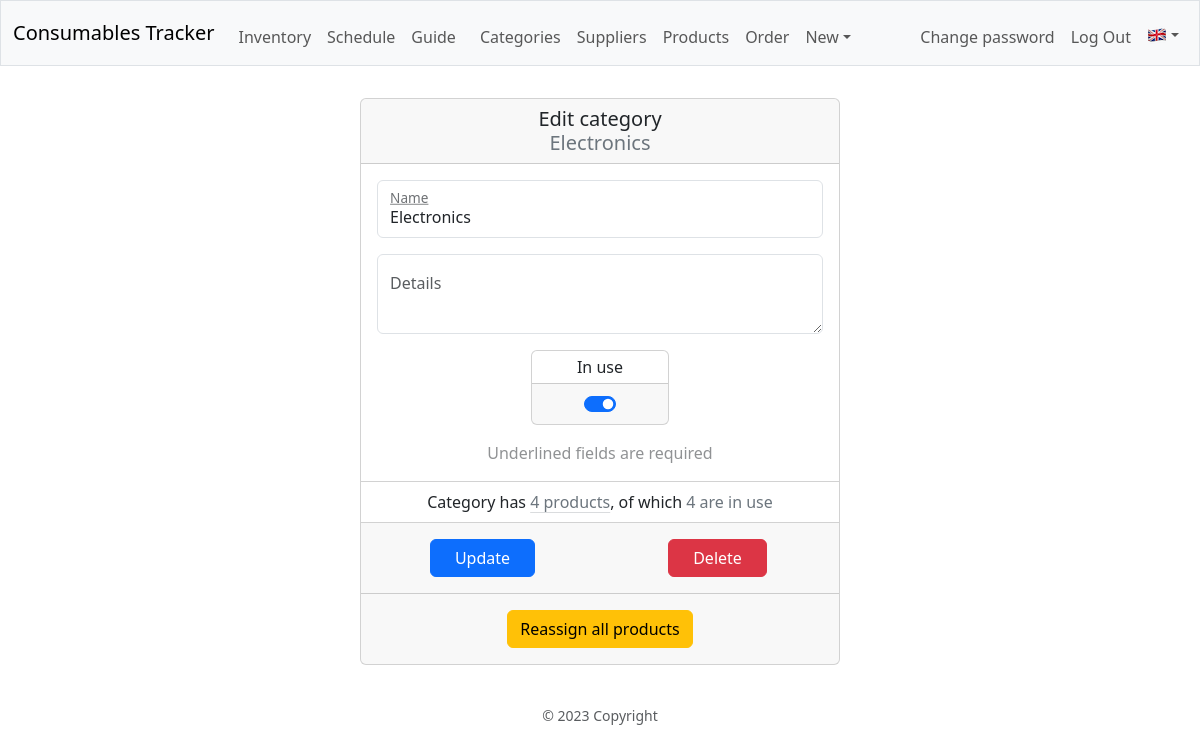
/category/edit/Electronics (signed in), run on the app's committed database.
### database.py (models this page shows, shortened)
class Base(MappedAsDataclass, DeclarativeBase):
    id: Mapped[int] = mapped_column(init=False, primary_key=True)

class Category(Base):
    name: Mapped[str] = mapped_column(unique=True)
    products: Mapped[List["Product"]] = relationship(
        default_factory=list, back_populates="category", repr=False)
    in_use: Mapped[bool] = mapped_column(default=True)
    details: Mapped[Optional[str]] = mapped_column(
        default="", repr=False)
    __table_args__ = (
        Index('idx_category_name', 'name'),
        Index('idx_category_in_use', 'in_use'),
    )
    @property
    def in_use_products(self) -> int:
        with dbSession() as db_session:
            return db_session.scalar(
                select(func.count(Product.id))
                .filter_by(category_id=self.id, in_use=True))
    @property
    def all_products(self) -> int:
        with dbSession() as db_session:
            return db_session.scalar(
                select(func.count(Product.id))
                .filter_by(category_id=self.id))

### blueprints/cat/cat.py (the view, shortened to what this page needs)
@cat_bp.route("/edit/<path:category>", methods=["GET", "POST"])
def edit_category(category):
    logger.info("Edit category '%s' page", category)
    edit_cat_form: EditCatForm = EditCatForm()
    with dbSession() as db_session:
        if (cat := db_session.scalar(
                select(Category)
                .filter_by(name=escape(category)))):
            edit_cat_form = EditCatForm(obj=cat)
        else:
            logger.debug("Category '%s' does not exist!", category)
            flash(**Message.Category.NotExists.flash(category))
            return redirect(url_for("cat.categories"))
    return render_template("cat/edit_category.html",
                           form=edit_cat_form,
                           Message=Message)

### blueprints/cat/cat.py
class EditCatForm(CreateCatForm):
    all_products = IntegerField()
    in_use_products = IntegerField()
    in_use = BooleanField(
        label=lazy_gettext("In use"),
        false_values = ("False", False, "false", ""),
        render_kw={
                "class": "form-check-input",
                "role": "switch",
                })
    submit = SubmitField(
        label=lazy_gettext("Update"),
        render_kw={"class": "btn btn-primary px-4"})
    delete = SubmitField(
        label=lazy_gettext("Delete"),
        render_kw={"class": "btn btn-danger"})
    reassign = SubmitField(
        label=lazy_gettext("Reassign all products"),
        render_kw={"class": "btn btn-warning"})

### app.py (called while the page is built)
def get_locale() -> Literal["ro", "en"]:
    if language := session.get("language"):
        return language
    if language := request.accept_languages.best_match(LANGUAGES):
        logger.info("Got locale language '%s'", language)
    else:
        logger.warning("Could not get locale language")
        language = "en"
    session["language"] = language
    return language

@app.context_processor
def inject_now():
    return {'now': datetime.utcnow()}

### helpers.py (called while the page is built)
def record_factory(*args, **kwargs):
    record = old_factory(*args, **kwargs)
    try:
        record.user = session.get("user_name", default="__x__")
    except RuntimeError:
        record.user = "_sys_"
    record.tztime = datetime.now(
        tz=ZoneInfo("Europe/Bucharest")).strftime("%d.%m %H:%M")
    return record

def admin_required(f):
    @wraps(f)
    def decorated_function(*args, **kwargs):
        if (session.get("user_id") is None) or (not session.get("admin")):
            flash(**Message.UI.Auth.AdminReq.flash())
            return redirect(url_for("auth.login"))
        return f(*args, **kwargs)
    return decorated_function

### messages.py (called while the page is built)
def _build_grey_link(link: str) -> str:
    return ('<a class="link-secondary link-offset-2 ' +
            'link-underline-opacity-25 link-underline-opacity-100-hover" ' +
            f'href="{link}">')

    def __call__(self, *args, **kwargs) -> LazyString:
        return self.message(*args, **kwargs)

### blueprints/cat/templates/cat/edit_category.html (shortened to what this page needs)
{% extends "layout.html" %}
{% block main %}
<form method="POST" autocomplete="off">
    <div class="card mx-auto" style="max-width: 30rem;">
        <div class="card-header h5 py-2">
            {{ gettext("Edit category") }}
            <br>
            <span class="text-secondary">{{ request.view_args.category }}</span>
        </div>
        <div class="card-body">
            <div class="form-floating mb-3">
                {{ form.name }}
                {{ form.name.label(class="text-decoration-underline") }}
            </div>
            <div class="form-floating mb-3">
                {{ form.details }}
                {{ form.details.label }}
            </div>
            <div class="row row-cols-3 row-cols-md-3 g-1 g-md-3 mb-3">
                <div class="col">
                </div>
                <div class="col">
                    <div class="card h-100">
                        <div class="card-body p-1">
                            {{ form.in_use.label }}
                        </div>
                        <div class="card-footer">
                            <div class="form-switch">
                                {{ form.in_use }}
                            </div>
                        </div>
                    </div>
                </div>
            </div>
            <span class="text-body-tertiary">{{ Message.UI.FieldsReq.Underlined() }}</span>
        </div>
        <ul class="list-group list-group-flush m-0">
            <li class="list-group-item">
                {{ Message.UI.Stats.Indiv("category", form.all_products.data, form.in_use_products.data) }}
            </li>
        </ul>
        <div class="card-footer py-3">
            <div class="row row-cols-2 g-4">
                <div class="col">
                    {{ form.submit }}
                </div>
                <div class="col">
                    <button type="button" class="btn btn-danger px-4" data-bs-toggle="modal" data-bs-target="#deleteModal">{{ gettext("Delete") }}</button>
                </div>
            </div>
        </div>
        <div class="card-footer py-3">
            {{ form.reassign }}
        </div>
    </div>
</form>
{% endblock %}

### static/styles.css (style rules this page uses)
div.form-floating label { color: var(--bs-secondary-color); }

### data on the page
Category: view_args.category "Electronics", name "Electronics", in_use "☑"

### other printed values
{{ gettext("Inventory") }} "Inventory"
{{ gettext("Schedule") }} "Schedule"
{{ gettext("Guide") }} "Guide"
{{ gettext("Categories") }} "Categories"
{{ gettext("Suppliers") }} "Suppliers"
{{ gettext("Products") }} "Products"
{{ gettext("Order") }} "Order"
{{ gettext("New") }} "New"
{{ gettext("Change password") }} "Change password"
{{ gettext("Edit category") }} "Edit category"
{{ Message.UI.FieldsReq.Underlined() }} "Underlined fields are required"
{{ gettext("Delete") }} "Delete"
